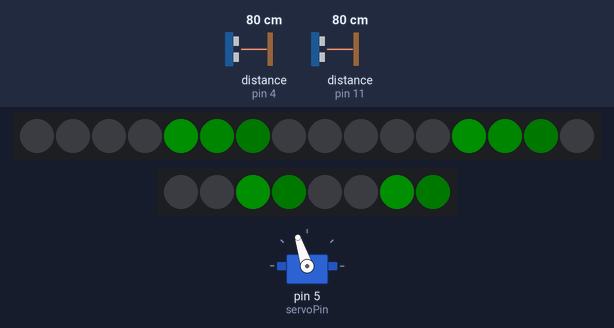
The sketch below on a simulated Arduino Uno, built with avr-gcc and run on an emulated ATmega328P. Shown: servo, 16 RGB LEDs in strip order, left to right, 8 RGB LEDs in strip order, left to right. Wiring (inferred from the names in the program): 2 × ultrasonic range finder: trigger pin 3, echo pin 4 / trigger pin 10, echo pin 11. The inputs (shaded band) are chosen by the test bench; at power-on: distance to the obstacle (sensors on pin 4, pin 11) 80 cm. The echo pulse lasts 58.3 µs per cm; dim RGB values are drawn brighter than linear.

Above: at 1.2 s.
1.3 s: distance to the obstacle (sensor on pin 4) set to 43 cm
3.9 s: distance to the obstacle (sensor on pin 4) set to 36 cm
At 4.39 s:
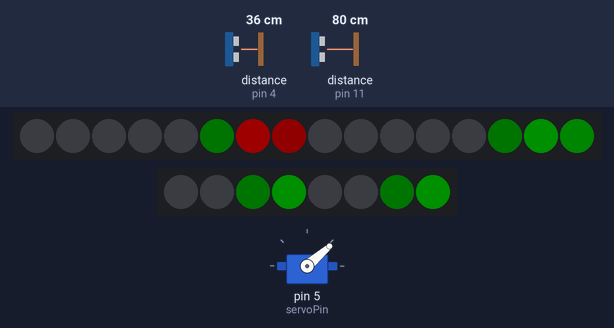
6.3 s: distance to the obstacle (sensor on pin 11) set to 44 cm
At 7.13 s:
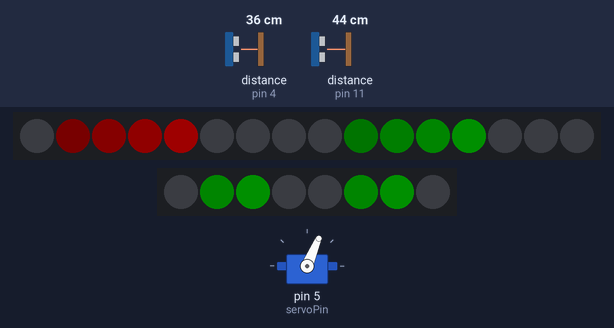
9.3 s: distance to the obstacle (sensor on pin 11) set to 38 cm
At 10.49 s:
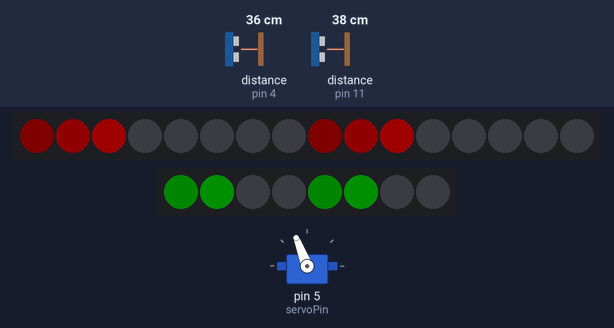
12.1 s: distance to the obstacle (sensor on pin 4) set to 2 cm
At 12.62 s:
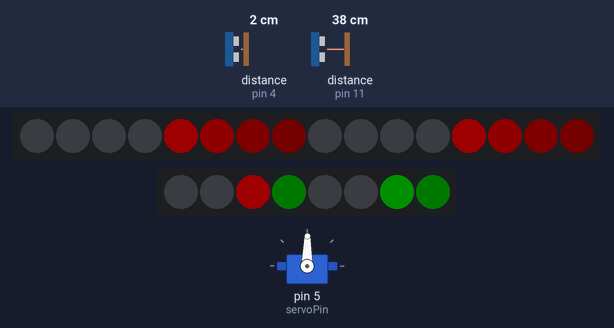
14.5 s: distance to the obstacle (sensor on pin 11) set to 2 cm
At 15.97 s:
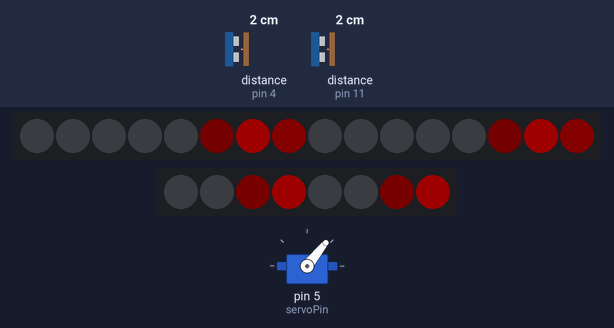
Timing chart, 0 to 18.0 s (numbered marks = the images above; inputs shaded):
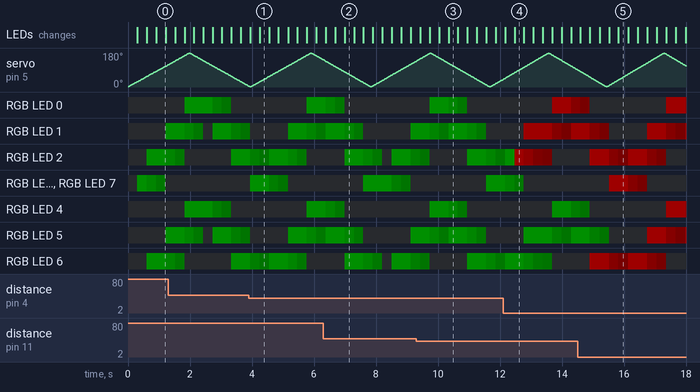

The sketch:

Radar.ino
```cpp
#include <Servo.h>
#include <FastLED.h>

Servo radarServo;
const int servoPin = 5;

#define TRIG_RIGHT 3
#define ECHO_RIGHT 4
#define TRIG_LEFT  10
#define ECHO_LEFT  11
#define MAX_DISTANCE 40

long dRight = 999;
long dLeft  = 999;

#define NUM_LEDS_16 16
#define DATA_PIN_16 8

#define NUM_LEDS_8 8
#define DATA_PIN_8 9

#define BRIGHTNESS 30

CRGB leds16[NUM_LEDS_16];
CRGB leds8[NUM_LEDS_8];

unsigned long tUltra = 0;
unsigned long tLED   = 0;
const unsigned long ULTRA_PERIOD = 120;
const unsigned long LED_PERIOD   = 150;

int servoAngle = 0;
int servoDir = 1;

long readDistance(int trig, int echo) {
    digitalWrite(trig, LOW);
    delayMicroseconds(2);
    digitalWrite(trig, HIGH);
    delayMicroseconds(10);
    digitalWrite(trig, LOW);
    long d = pulseIn(echo, HIGH, 20000);
    if (d == 0) return 999;
    return d * 0.034 / 2;
}

void fadeAll() {
    fadeToBlackBy(leds16, NUM_LEDS_16, 120);
    fadeToBlackBy(leds8, NUM_LEDS_8, 120);
}

int mapHalfRing(int angle, int numLeds, int side) {
    float idx;
    int half = numLeds / 2;
    if (side == 0) idx = angle * (half - 1) / 180.0;
    else idx = half + angle * (half - 1) / 180.0;
    return constrain(round(idx), 0, numLeds - 1);
}

void drawGreenSweep(int side, int angle) {
    leds16[mapHalfRing(angle, NUM_LEDS_16, side)] = CRGB::Green;
    leds8[mapHalfRing(angle, NUM_LEDS_8, side)]   = CRGB::Green;
}

void drawRedHit(int side, int angle, long distance) {
    if (distance >= MAX_DISTANCE) return;

    int i16 = mapHalfRing(angle, NUM_LEDS_16, side);
    int i8  = mapHalfRing(angle, NUM_LEDS_8, side);

    if (distance < MAX_DISTANCE / 2) {
        leds16[i16] = CRGB::Red;
        leds8[i8]   = CRGB::Red;
    } else {
        leds16[i16] = CRGB::Red;
    }
}

void setup() {
    radarServo.attach(servoPin);
    pinMode(TRIG_RIGHT, OUTPUT);
    pinMode(ECHO_RIGHT, INPUT);
    pinMode(TRIG_LEFT, OUTPUT);
    pinMode(ECHO_LEFT, INPUT);

    FastLED.addLeds<WS2812B, DATA_PIN_16, GRB>(leds16, NUM_LEDS_16);
    FastLED.addLeds<WS2812B, DATA_PIN_8, GRB>(leds8, NUM_LEDS_8);
    FastLED.setBrightness(BRIGHTNESS);
}

void loop() {
    servoAngle += servoDir;
    if (servoAngle >= 180 || servoAngle <= 0) servoDir = -servoDir;
    radarServo.write(servoAngle);
    delay(10);

    if (millis() - tUltra >= ULTRA_PERIOD) {
        tUltra = millis();
        dRight = readDistance(TRIG_RIGHT, ECHO_RIGHT);
        dLeft  = readDistance(TRIG_LEFT, ECHO_LEFT);
    }

    if (millis() - tLED >= LED_PERIOD) {
        tLED = millis();
        int invAngle = 180 - servoAngle;
        fadeAll();
        drawGreenSweep(0, invAngle);
        drawGreenSweep(1, invAngle);
        drawRedHit(0, invAngle, dRight);
        drawRedHit(1, invAngle, dLeft);
        FastLED.show();
    }
}
```

Measured:
- the behaviour switches between 41 and 40 cm on distance to the obstacle (sensor on pin 4) (found by bisection; images 0 and 1)
- the behaviour switches between 41 and 40 cm on distance to the obstacle (sensor on pin 11) (found by bisection; images 2 and 3)
- after the input at 3.9 s, the LEDs: first differ from a run without the input after 0.34 s (image 1)
- after the input at 12.1 s, the LEDs: first differ from a run without the input after 0.37 s (image 4)
